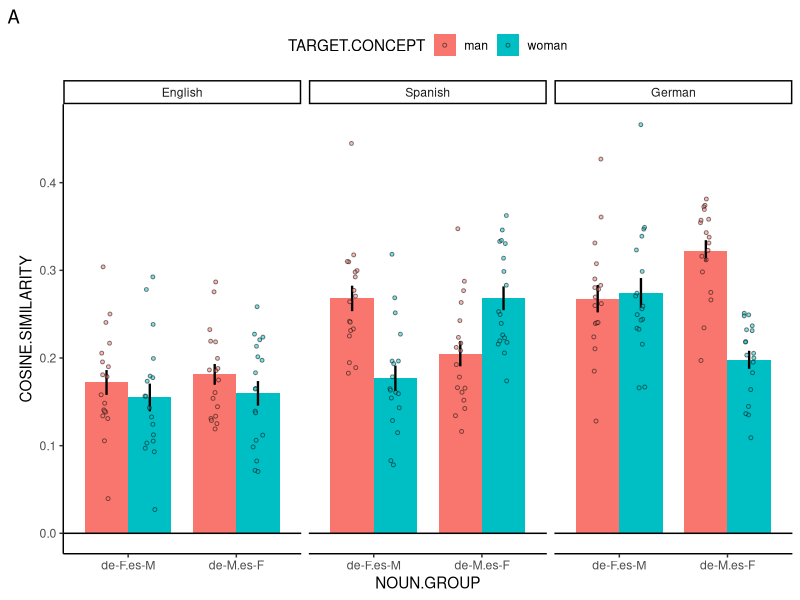
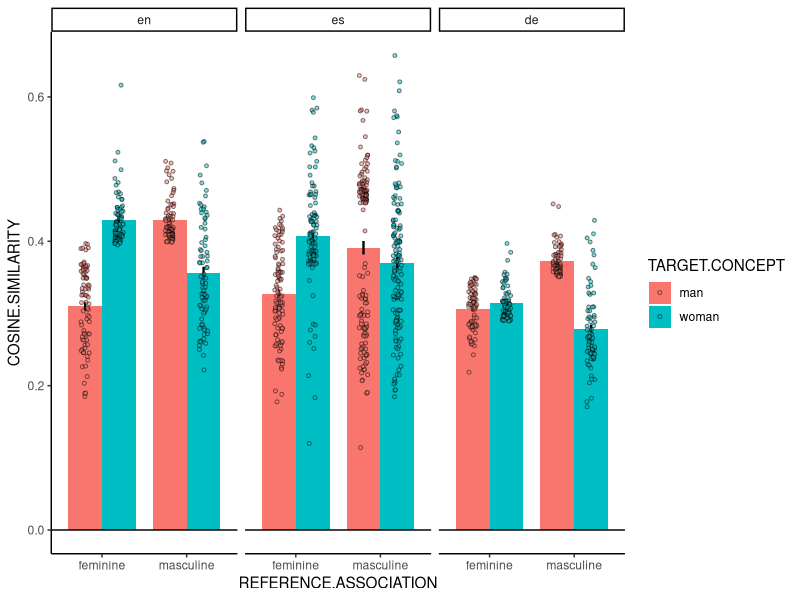
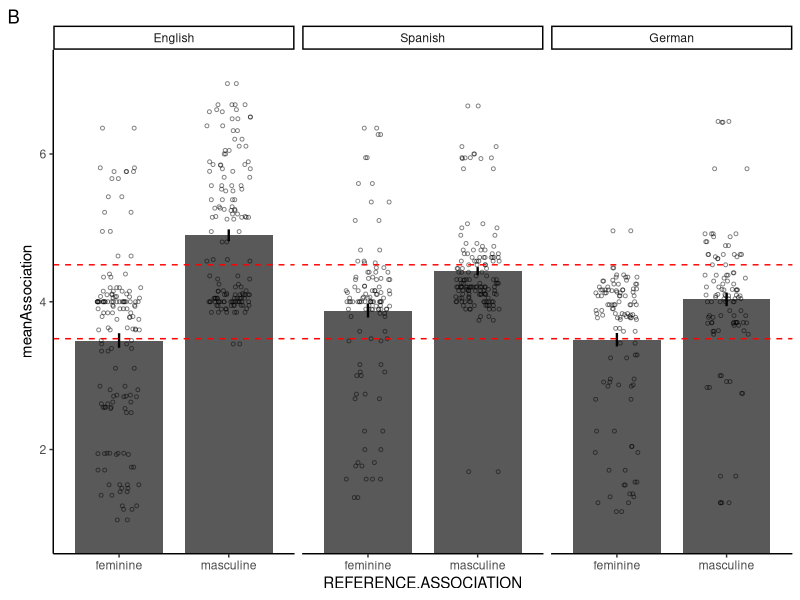
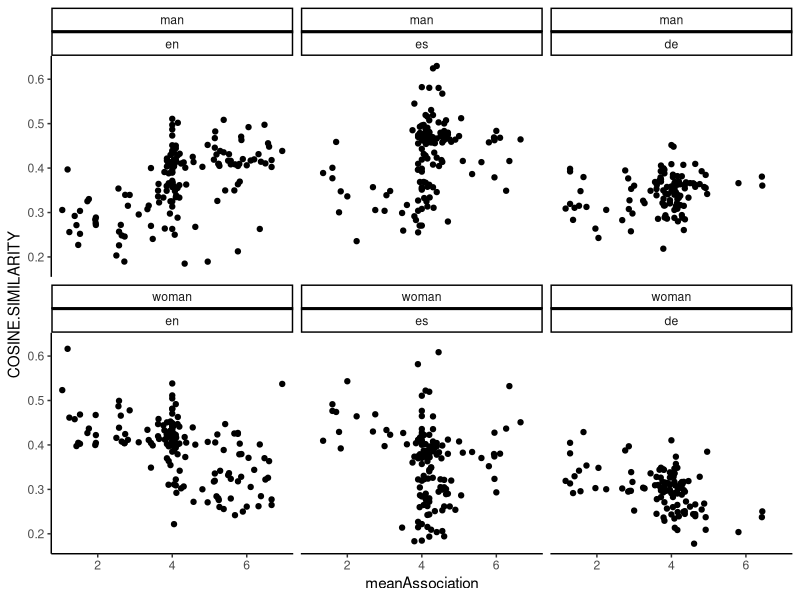
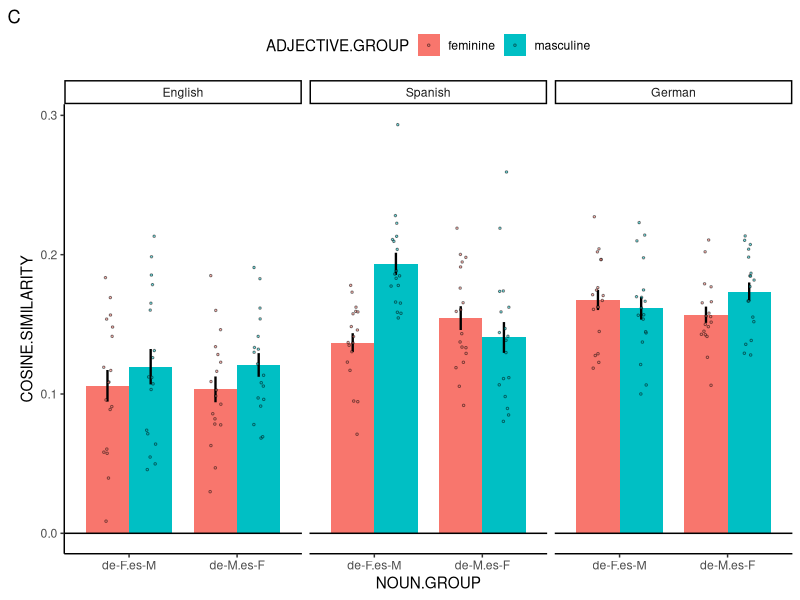
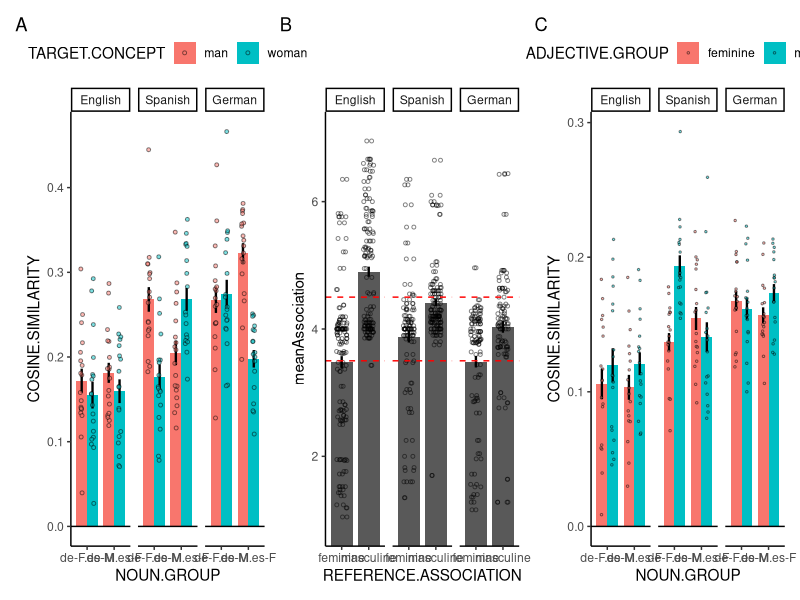

Reproduce these figures in R, in order. (Note: this script raises an error after producing the figures.)
## ---- chunk 1
rm(list = ls())

library(tidyverse)
library(ggplot2)
library(data.table)
library(lme4)
library(lmerTest)
library(patchwork)
## ---- chunk 2
dat.en = read.csv('../data/embeddings/control/en_embeddings_control.csv') 
dat.es = read.csv('../data/embeddings/control/es_embeddings_control.csv')
dat.de = read.csv('../data/embeddings/control/de_embeddings_control.csv')
dat = rbind(dat.en, dat.es, dat.de) %>% unique()
dat = dat %>% 
  mutate(TARGET.CONCEPT=ifelse(TARGET.WORD %in% c("woman", "Frau", "mujer"), "woman", "man"))
#manual adjustment
dat = dat %>% filter(REFERENCE.WORD!='macha')
dat.nouns = dat %>% 
  filter(REFERENCE.GROUP=='nouns') %>% 
  filter(TARGET.GROUP=='genders') 
dat.adjectives = dat %>% filter(REFERENCE.GROUP=='adjectives') %>% filter(TARGET.GROUP=='genders')
## ---- chunk 3
noun_info = read.csv('../materials/matchings/reference/matchings_nouns.csv')
noun_info = noun_info %>% rename(REFERENCE.CONCEPT=translation, NOUN.GROUP=Group) %>%
  pivot_longer(!c(REFERENCE.CONCEPT, NOUN.GROUP), names_to = "LANGUAGE", values_to = "REFERENCE.WORD") %>%
  mutate(NOUN.GROUP=ifelse(NOUN.GROUP=="Spanish Masculine", "de-F.es-M", "de-M.es-F"))
## ---- chunk 4
adjective_info.es = rbind(read.csv('../materials/adjectives/es-adjectives-info/es_feminine_group_adjectives_info.csv'),
                          read.csv('../materials/adjectives/es-adjectives-info/es_masculine_group_adjectives_info.csv'))

dat.adjectives = dat.adjectives %>% 
  mutate(GRAMMATICAL.FORM = ifelse(LANGUAGE %in% c('en', 'de'), 'neuter',
                                  ifelse(REFERENCE.WORD %in% adjective_info.es$adjective.masc.form, 'masculine',
                                  ifelse(REFERENCE.WORD %in% adjective_info.es$adjective.fem.form, 'feminine', 'neuter'))))
## ---- chunk 5
dat.nouns = noun_info %>% merge(dat.nouns)
## ---- chunk 6
dat.nouns$REFERENCE.CONCEPT = as.factor(dat.nouns$REFERENCE.CONCEPT)   # random effect, reference level doesn't matter
dat.nouns$TARGET.CONCEPT = as.factor(dat.nouns$TARGET.CONCEPT)
contrasts(dat.nouns$TARGET.CONCEPT) = contr.sum(2)    # sum coding, mean between man and woman is the reference level
colnames(attr(dat.nouns$TARGET.CONCEPT, "contrasts")) = c("man-woman")
dat.nouns$LANGUAGE = factor(dat.nouns$LANGUAGE, levels=c("en", "es", "de"))   # dummy coding, en is the reference level
dat.nouns$NOUN.GROUP = as.factor(dat.nouns$NOUN.GROUP)
contrasts(dat.nouns$NOUN.GROUP) = contr.sum(2)    # sum coding, mean between man and woman is the reference level
colnames(attr(dat.nouns$NOUN.GROUP, "contrasts")) = c("groupdiff")
## ---- chunk 7
m = lmer(COSINE.SIMILARITY~LANGUAGE*TARGET.CONCEPT*NOUN.GROUP+(1+LANGUAGE|REFERENCE.CONCEPT), data=dat.nouns, REML=FALSE)
summary(m)
## ---- chunk 8
language.labs <- c("English", "Spanish", "German")
names(language.labs) <- c("en", "es", "de")

p.nouns = ggplot(data=dat.nouns, mapping=aes(x=NOUN.GROUP, y=COSINE.SIMILARITY, fill=TARGET.CONCEPT))+
  facet_wrap(~LANGUAGE, labeller=labeller(LANGUAGE=language.labs))+
  stat_summary(geom='col', fun='mean',
               width=0.8, position='dodge')+
  stat_summary(geom='errorbar', fun.data='mean_se',
               color = 'black', size = 0.8, width=0, position=position_dodge(width=0.8))+
  geom_point(position=position_jitterdodge(jitter.width=0.2, jitter.height=0,
                                           dodge.width = 0.8), 
             size=1, alpha=0.5, shape=21, stroke=.5)+
  geom_hline(yintercept=0)+
  theme_classic()+theme(legend.position="top")+labs(tag="A")
p.nouns
## ---- chunk 9
dat.adjectives$REFERENCE.WORD = as.factor(dat.adjectives$REFERENCE.WORD)   # random effect, reference level doesn't matter
dat.adjectives$TARGET.CONCEPT = as.factor(dat.adjectives$TARGET.CONCEPT)
contrasts(dat.adjectives$TARGET.CONCEPT) = contr.sum(2)    # sum coding, mean between man and woman is the reference level
colnames(attr(dat.adjectives$TARGET.CONCEPT, "contrasts")) = c("man-woman")
dat.adjectives$LANGUAGE = factor(dat.adjectives$LANGUAGE, levels=c("en", "es", "de"))   # dummy coding, en is the reference level
dat.adjectives$REFERENCE.ASSOCIATION = as.factor(dat.adjectives$REFERENCE.ASSOCIATION)
contrasts(dat.adjectives$REFERENCE.ASSOCIATION) = contr.sum(2)    # sum coding, mean between man and woman is the reference level
colnames(attr(dat.adjectives$REFERENCE.ASSOCIATION, "contrasts")) = c("man-woman")
dat.adjectives$GRAMMATICAL.FORM = factor(dat.adjectives$GRAMMATICAL.FORM, levels=c("neuter", "masculine", "feminine"))
## ---- chunk 10
m = lmer(COSINE.SIMILARITY~LANGUAGE*TARGET.CONCEPT*REFERENCE.ASSOCIATION+GRAMMATICAL.FORM:TARGET.CONCEPT+(1|REFERENCE.WORD), data=dat.adjectives, REML=FALSE)
summary(m)
## ---- chunk 11
ggplot(data=dat.adjectives, 
       mapping=aes(x=REFERENCE.ASSOCIATION, y=COSINE.SIMILARITY, fill=TARGET.CONCEPT))+
  facet_wrap(~LANGUAGE)+
  stat_summary(geom='col', fun='mean',
               width=0.8, position='dodge')+
  stat_summary(geom='errorbar', fun.data='mean_se',
               color = 'black', size = 0.8, width=0, position=position_dodge(width=0.8))+
  geom_point(position=position_jitterdodge(jitter.width=0.2, jitter.height=0,
                                           dodge.width = 0.8), 
             size=1, alpha=0.5, shape=21, stroke=.5)+
  geom_hline(yintercept=0)+
  theme_classic()
## ---- chunk 12
dat.ratings.en = read.csv('../data/adjective-ratings/processed/en_summary_by_adjective.csv')
dat.ratings.es = read.csv('../data/adjective-ratings/processed/es_summary_by_adjective.csv')
dat.ratings.de = read.csv('../data/adjective-ratings/processed/de_summary_by_adjective.csv')
dat.ratings = rbind(dat.ratings.en %>% mutate("LANGUAGE"='en'), 
                    dat.ratings.es %>% mutate("LANGUAGE"='es'), 
                    dat.ratings.de %>% mutate("LANGUAGE"='de')) %>% 
  unique() %>%
  merge(dat.adjectives, by.x=c("LANGUAGE", "Adjective"), by.y=c("LANGUAGE", "REFERENCE.WORD"))

## ---- chunk 13
threshold = 1.6
dat.ratings.excluded = dat.ratings %>% filter(meanPerson>1.6)
dat.ratings = dat.ratings %>% filter(meanPerson<=1.6)
warning(paste("Excluding", nrow(dat.ratings.excluded), "adjectives that cannot be used to describe a person"))
## ---- chunk 14
dat.ratings$Adjective = as.factor(dat.ratings$Adjective)   # random effect, reference level doesn't matter
dat.ratings$TARGET.CONCEPT = as.factor(dat.ratings$TARGET.CONCEPT)
contrasts(dat.ratings$TARGET.CONCEPT) = contr.sum(2)    # sum coding, mean between man and woman is the reference level
colnames(attr(dat.ratings$TARGET.CONCEPT, "contrasts")) = c("man-woman")
dat.ratings$LANGUAGE = factor(dat.ratings$LANGUAGE, levels=c("en", "es", "de"))   # dummy coding, en is the reference level
dat.ratings$REFERENCE.ASSOCIATION = as.factor(dat.ratings$REFERENCE.ASSOCIATION)
contrasts(dat.ratings$REFERENCE.ASSOCIATION) = contr.sum(2)    # sum coding, mean between man and woman is the reference level
colnames(attr(dat.ratings$REFERENCE.ASSOCIATION, "contrasts")) = c("man-woman")
## ---- chunk 15
m = lmer(meanAssociation~LANGUAGE*REFERENCE.ASSOCIATION+(1|Adjective), data=dat.ratings, REML=FALSE)
summary(m)
## ---- chunk 16
p.adjectives = ggplot(data=dat.ratings, mapping=aes(x=REFERENCE.ASSOCIATION, y=meanAssociation))+
  facet_wrap(~LANGUAGE, labeller=labeller(LANGUAGE=language.labs))+
  stat_summary(geom='col', fun='mean',
               width=0.8)+
  stat_summary(geom='errorbar', fun.data='mean_se',
               color = 'black', size = 0.8, width=0)+
  geom_point(position=position_jitter(width=0.2, height=0), 
             size=1, alpha=0.5, shape=21, stroke=.5)+
  geom_hline(yintercept=0)+
  geom_hline(yintercept=4.5, color='red', linetype='dashed')+
  geom_hline(yintercept=3.5, color='red', linetype='dashed')+
  coord_cartesian(ylim=c(.9,7.1))+
  theme_classic()+labs(tag="B")
p.adjectives
## ---- chunk 17
adjective_info.es = adjective_info.es %>%
  mutate(adjective.masc.form = ifelse(adjective.masc.form=="", Adjective, adjective.masc.form),
         adjective.fem.form = ifelse(adjective.fem.form=="", Adjective, adjective.fem.form))
## ---- chunk 18
dat.wider = dat.ratings %>%
  pivot_wider(id_cols = c(LANGUAGE, Adjective, meanAssociation), names_from=TARGET.CONCEPT, values_from=COSINE.SIMILARITY)
## ---- chunk 19
dat.wider$LANGUAGE = factor(dat.wider$LANGUAGE, levels=c("en", "es", "de")) 
dat.wider$Adjective = as.factor(dat.wider$Adjective)
## ---- chunk 20
m = lmer(meanAssociation~LANGUAGE + LANGUAGE:scale(man) + LANGUAGE:scale(woman) + (1|Adjective), data=dat.wider, control=lmerControl(optimizer = "bobyqa", optCtrl=list(maxfun=2e9)))
summary(m)
## ---- chunk 21
ggplot(data=dat.ratings, mapping=aes(x=meanAssociation, y=COSINE.SIMILARITY))+
  facet_wrap(TARGET.CONCEPT~LANGUAGE)+
  geom_point()+
  theme_classic()
## ---- chunk 22
dat.crit.en = read.csv('../data/embeddings/experimental/en_embeddings_experimental.csv')
dat.crit.es = read.csv('../data/embeddings/experimental/es_embeddings_experimental.csv')
dat.crit.de = read.csv('../data/embeddings/experimental/de_embeddings_experimental.csv')
dat.crit = rbind(dat.crit.en, dat.crit.es, dat.crit.de) %>% unique()

dat.crit = dat.crit %>% filter(ADJECTIVE!='macha')

# add noun group info
dat.crit = noun_info %>% merge(dat.crit, by.x=c('LANGUAGE', 'REFERENCE.WORD'), by.y=c('LANGUAGE', 'NOUN'))
## ---- chunk 23
dat.ratings.masc.clean = dat.ratings %>% 
  filter(REFERENCE.ASSOCIATION=="masculine") %>% 
  filter(meanAssociation>=4.5) %>%
  filter(meanPerson<1.6)
dat.ratings.fem.clean = dat.ratings %>% 
  filter(REFERENCE.ASSOCIATION=="feminine") %>% 
  filter(meanAssociation<=3.5) %>%
  filter(meanPerson<1.6)
dat.ratings.clean = rbind(dat.ratings.masc.clean, dat.ratings.fem.clean)

dat.crit = dat.crit %>% filter(ADJECTIVE %in% dat.ratings.clean$Adjective)
## ---- chunk 24
dat.crit$REFERENCE.CONCEPT = as.factor(dat.crit$REFERENCE.CONCEPT)   # random effect, reference level doesn't matter
dat.crit$ADJECTIVE = as.factor(dat.crit$ADJECTIVE)   # random effect, reference level doesn't matter
dat.crit$GENDER.ASSOCIATION.OF.ADJECTIVE = as.factor(dat.crit$GENDER.ASSOCIATION.OF.ADJECTIVE)
contrasts(dat.crit$GENDER.ASSOCIATION.OF.ADJECTIVE) = contr.sum(2)    # sum coding, mean between man and woman is the reference level
colnames(attr(dat.crit$GENDER.ASSOCIATION.OF.ADJECTIVE, "contrasts")) = c("masc-fem")
dat.crit$LANGUAGE = factor(dat.crit$LANGUAGE, levels=c("en", "es", "de"))   # dummy coding, en is the reference level
dat.crit$NOUN.GROUP = as.factor(dat.crit$NOUN.GROUP)
contrasts(dat.crit$NOUN.GROUP) = contr.sum(2)    # sum coding, mean between man and woman is the reference level
colnames(attr(dat.crit$NOUN.GROUP, "contrasts")) = c("groupdiff")
## ---- chunk 25
m = lmer(COSINE.SIMILARITY~LANGUAGE*NOUN.GROUP*GENDER.ASSOCIATION.OF.ADJECTIVE+(1+LANGUAGE|REFERENCE.CONCEPT)+(1|ADJECTIVE), data=dat.crit, REML=FALSE)
summary(m)
## ---- chunk 26
dat.crit.by_adjective = dat.crit %>%
  group_by(ADJECTIVE,LANGUAGE,NOUN.GROUP,GENDER.ASSOCIATION.OF.ADJECTIVE) %>% summarize(COSINE.SIMILARITY=mean(COSINE.SIMILARITY))
dat.crit.by_noun = dat.crit %>%
  group_by(REFERENCE.WORD,LANGUAGE,NOUN.GROUP,GENDER.ASSOCIATION.OF.ADJECTIVE) %>% summarize(COSINE.SIMILARITY=mean(COSINE.SIMILARITY)) %>%
  rename(ADJECTIVE.GROUP=GENDER.ASSOCIATION.OF.ADJECTIVE)

p.crit = ggplot(data=dat.crit.by_noun, mapping=aes(x=NOUN.GROUP, y=COSINE.SIMILARITY, fill=ADJECTIVE.GROUP))+
  facet_wrap(~LANGUAGE, labeller=labeller(LANGUAGE=language.labs))+
  stat_summary(geom='col', fun='mean',
               width=0.8, position='dodge')+
  stat_summary(geom='errorbar', fun.data='mean_se',
               color = 'black', size = 0.8, width=0, position=position_dodge(width=0.8))+
  geom_point(position=position_jitterdodge(jitter.width=0.2, jitter.height=0,
                                           dodge.width = 0.8), 
             size=.5, alpha=0.5, shape=21, stroke=.5)+
  geom_hline(yintercept=0)+
  theme_classic()+theme(legend.position="top")+labs(tag="C")
p.crit
## ---- chunk 27
matchings.en = read.csv('../materials/matchings/stimulus/en_matchings_stimulus.csv')
matchings.es = read.csv('../materials/matchings/stimulus/es_matchings_stimulus.csv')
matchings.de = read.csv('../materials/matchings/stimulus/de_matchings_stimulus.csv')

dat.crit.en.matchings = dat.crit.en %>% unique() %>% 
  filter(NOUN %in% matchings.en$noun) %>%
  filter((ADJECTIVE %in% matchings.en$masculine_adjective) | (ADJECTIVE %in% matchings.en$feminine_adjective))

dat.crit.es.matchings = dat.crit.es %>% unique() %>%
  filter(NOUN %in% matchings.es$noun) %>%
  filter((ADJECTIVE %in% matchings.es$masculine_adjective) | (ADJECTIVE %in% matchings.es$feminine_adjective))

dat.crit.de.matchings = dat.crit.de %>% unique() %>%
  filter(NOUN %in% matchings.de$noun) %>%
  filter((ADJECTIVE %in% matchings.de$masculine_adjective) | (ADJECTIVE %in% matchings.de$feminine_adjective))

dat.crit.matchings = rbind(dat.crit.en.matchings, dat.crit.es.matchings, dat.crit.de.matchings)

# TODO fix mismatches in adjectives
write.csv(dat.crit.matchings, "../data/embeddings/experimental/all_embeddings_experimental_matchings.csv",
          row.names=FALSE)
## ---- chunk 28
p.nouns + p.adjectives + p.crit
ggsave("plots/Study1.pdf", width=38, height=12, units="cm")
